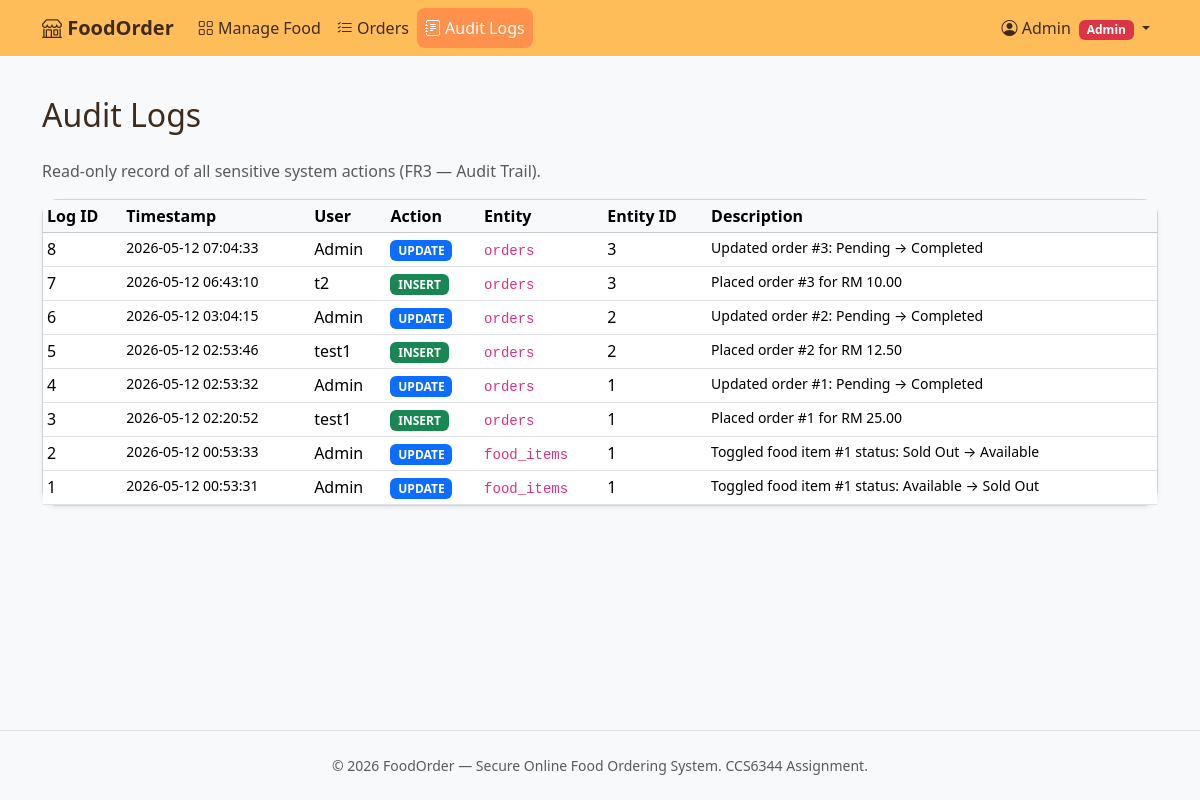
The page /admin/audit (signed in) on the database its author committed.
### app/models.py (models this page shows, shortened)
class User(UserMixin, db.Model):
    __tablename__ = "user"
    user_id = db.Column(db.Integer, primary_key=True, autoincrement=True)
    name = db.Column(db.String(100), nullable=False)
    email = db.Column(db.String(150), unique=True, nullable=False)
    password_hash = db.Column(db.String(255), nullable=False)
    role = db.Column(db.String(20), nullable=False, default="Customer")  # Customer | Admin
    created_at = db.Column(db.DateTime, nullable=False, default=lambda: datetime.now(timezone.utc))
    is_active = db.Column(db.Boolean, nullable=False, default=True)
    failed_login_attempts = db.Column(db.Integer, nullable=False, default=0)
    locked_until = db.Column(db.DateTime, nullable=True)
    orders = db.relationship("Order", backref="customer", lazy=True)
    @property
    def is_admin(self):
        return self.role == "Admin"

class AuditLog(db.Model):
    __tablename__ = "audit_logs"
    log_id = db.Column(db.Integer, primary_key=True, autoincrement=True)
    user_id = db.Column(db.Integer, db.ForeignKey("user.user_id"), nullable=True)
    action_type = db.Column(db.String(50), nullable=False)  # INSERT | UPDATE | DELETE
    action_description = db.Column(db.Text, nullable=False)
    entity_type = db.Column(db.String(50), nullable=False)
    entity_id = db.Column(db.Integer, nullable=True)
    created_at = db.Column(db.DateTime, nullable=False, default=lambda: datetime.now(timezone.utc))
    user = db.relationship("User", backref="audit_logs", lazy=True)

### app/routes/admin.py (the view)
@admin_bp.route("/audit")
@admin_required
def audit():
    logs = AuditLog.query.order_by(AuditLog.created_at.desc()).all()
    return render_template("admin/audit_logs.html", logs=logs)

### app/models.py (called while the page is built)
@login_manager.user_loader
def load_user(user_id):
    return db.session.get(User, int(user_id))

### app/routes/admin.py (called while the page is built, shortened)
def admin_required(f):
    @wraps(f)
    @login_required
    def decorated(*args, **kwargs):
        return f(*args, **kwargs)
    return decorated

### app/templates/admin/audit_logs.html (shortened to what this page needs)
{% extends "base.html" %}
{% block content %}
<div class="container py-4">
  <h2 class="mb-4">Audit Logs</h2>
  <p class="text-muted">Read-only record of all sensitive system actions (FR3 — Audit Trail).</p>
  {% if not logs %}
    <div class="alert alert-info">No audit log entries yet.</div>
  {% else %}
    <div class="card shadow-sm">
      <div class="table-responsive">
        <table class="table table-sm table-hover mb-0">
          <thead class="table-light">
            <tr>
              <th>Log ID</th>
              <th>Timestamp</th>
              <th>User</th>
              <th>Action</th>
              <th>Entity</th>
              <th>Entity ID</th>
              <th>Description</th>
            </tr>
          </thead>
          <tbody>
            {% for log in logs %}
            <tr>
              <td>{{ log.log_id }}</td>
              <td class="small">{{ log.created_at.strftime('%Y-%m-%d %H:%M:%S') }}</td>
              <td>{{ log.user.name if log.user else 'System' }}</td>
              <td>
                {% if log.action_type == "INSERT" %}
                  <span class="badge bg-success">INSERT</span>
                {% elif log.action_type == "UPDATE" %}
                  <span class="badge bg-primary">UPDATE</span>
                {% elif log.action_type == "DELETE" %}
                  <span class="badge bg-danger">DELETE</span>
                {% else %}
                  <span class="badge bg-secondary">{{ log.action_type }}</span>
                {% endif %}
              </td>
              <td><code>{{ log.entity_type }}</code></td>
              <td>{{ log.entity_id or "—" }}</td>
              <td class="small">{{ log.action_description }}</td>
            </tr>
            {% endfor %}
          </tbody>
        </table>
      </div>
    </div>
  {% endif %}
</div>
{% endblock %}

### app/templates/partials/navbar.html (shortened to what this page needs)
<nav class="navbar navbar-expand-lg navbar-dark">
  <div class="container">
    <a class="navbar-brand fw-bold" href="{{ url_for('customer.catalog') }}">
      <i class="bi bi-shop"></i> FoodOrder
    </a>
    <div class="collapse navbar-collapse" id="mainNavbar">
      <ul class="navbar-nav me-auto">
        {% if current_user.is_authenticated and current_user.is_admin %}
          <li class="nav-item">
            <a class="nav-link {{ 'active' if request.endpoint and 'admin.dashboard' in request.endpoint }}"
               href="{{ url_for('admin.dashboard') }}">
               <i class="bi bi-grid"></i> Manage Food
            </a>
          </li>
          <li class="nav-item">
            <a class="nav-link {{ 'active' if request.endpoint and 'admin.orders' in request.endpoint }}"
               href="{{ url_for('admin.orders') }}">
               <i class="bi bi-list-check"></i> Orders
            </a>
          </li>
          <li class="nav-item">
            <a class="nav-link {{ 'active' if request.endpoint and 'admin.audit' in request.endpoint }}"
               href="{{ url_for('admin.audit') }}">
               <i class="bi bi-journal-text"></i> Audit Logs
            </a>
          </li>
        {% endif %}
      </ul>
      <ul class="navbar-nav">
        {% if current_user.is_authenticated %}
          <li class="nav-item dropdown">
            <a class="nav-link dropdown-toggle" href="#" role="button" data-bs-toggle="dropdown">
              <i class="bi bi-person-circle"></i>
              {{ current_user.name }}
              {% if current_user.is_admin %}
                <span class="badge bg-danger ms-1">Admin</span>
              {% endif %}
            </a>
          </li>
        {% endif %}
      </ul>
    </div>
  </div>
</nav>

### app/templates/base.html (style rules this page uses)
body { background: #fff8f3; color: #3d2c1e; }
.navbar, .navbar-dark { background-color: #ffbd59 !important; }
.navbar .navbar-brand, .navbar .nav-link, .navbar .dropdown-toggle { color: #3d2c1e !important; }
.navbar .nav-link.active, .navbar .nav-link:hover { color: #fff !important; background: #ff914d !important; border-radius: 0.5rem; }
.card { border-radius: 1rem; box-shadow: 0 2px 8px rgba(255, 189, 89, 0.08); }

### rows shown on the page
User: name "Admin"
AuditLog: log_id "8", created_at "2026-05-12 07:04:33", user "Admin", action_type "UPDATE", entity_type "orders", entity "3", action_description "Updated order #3: Pending → Completed"
AuditLog: log_id "7", created_at "2026-05-12 06:43:10", user "t2", action_type "INSERT", entity_type "orders", entity "3", action_description "Placed order #3 for RM 10.00"
AuditLog: log_id "6", created_at "2026-05-12 03:04:15", user "Admin", action_type "UPDATE", entity_type "orders", entity "2", action_description "Updated order #2: Pending → Completed"
AuditLog: log_id "5", created_at "2026-05-12 02:53:46", user "test1", action_type "INSERT", entity_type "orders", entity "2", action_description "Placed order #2 for RM 12.50"
AuditLog: log_id "4", created_at "2026-05-12 02:53:32", user "Admin", action_type "UPDATE", entity_type "orders", entity "1", action_description "Updated order #1: Pending → Completed"
AuditLog: log_id "3", created_at "2026-05-12 02:20:52", user "test1", action_type "INSERT", entity_type "orders", entity "1", action_description "Placed order #1 for RM 25.00"
AuditLog: log_id "2", created_at "2026-05-12 00:53:33", user "Admin", action_type "UPDATE", entity_type "food_items", entity "1", action_description "Toggled food item #1 status: Sold Out → Available"
AuditLog: log_id "1", created_at "2026-05-12 00:53:31", user "Admin", action_type "UPDATE", entity_type "food_items", entity "1", action_description "Toggled food item #1 status: Available → Sold Out"
